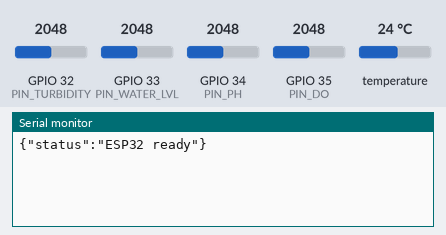
A sketch run on a simulated ESP32. On the bench: the last lines printed to the serial monitor. Inputs (shaded band) come from the test bench; at power-on: temperature 24 °C, GPIO 32 (PIN_TURBIDITY) = 2048, GPIO 33 (PIN_WATER_LVL) = 2048, GPIO 34 (PIN_PH) = 2048, GPIO 35 (PIN_DO) = 2048 (analog values on the 0–4095 scale).

Above: at 1.2 s.
1.3 s: temperature set to 12 °C
At 11.1 s:
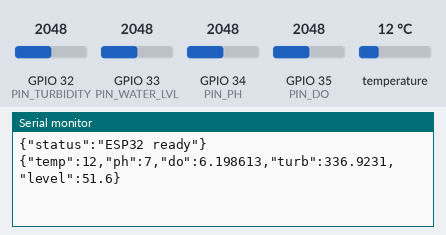
12.2 s: GPIO 32 (PIN_TURBIDITY) set to 2866
16.6 s: GPIO 33 (PIN_WATER_LVL) set to 2866
At 20.9 s:
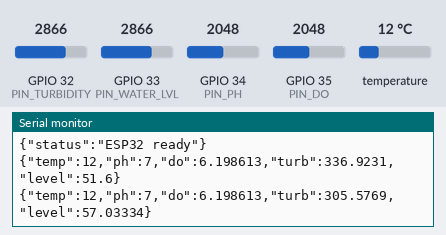
21.0 s: GPIO 34 (PIN_PH) set to 2866
25.4 s: GPIO 35 (PIN_DO) set to 2866
29.8 s: temperature set to 19 °C
At 31.2 s:
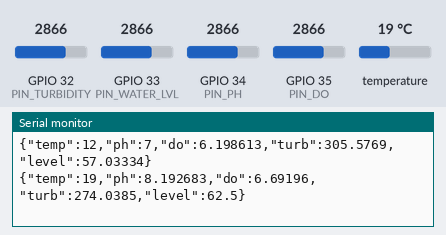

Measured:
- after the input at 1.3 s, the serial monitor: prints a new line after 9.5 s (image 1)
- after the input at 16.6 s, the serial monitor: prints a new line after 4.2 s (image 2)
- after the input at 29.8 s, the serial monitor: prints a new line after 0.96 s (image 3)

The sketch:

aquarium_esp32.ino
```cpp
/*
 * aquarium_esp32.ino
 * ESP32-S3 펌웨어 — 수질 센서 수집 + 교정 + UART 전송
 *
 * 센서 핀:
 *   DS18B20 (수온)   → GPIO 4  (OneWire)
 *   pH 센서          → GPIO 34 (ADC)
 *   DO 센서          → GPIO 35 (ADC)
 *   탁도 센서         → GPIO 32 (ADC)
 *   수위 센서         → GPIO 33 (ADC)
 *
 * 교정 방법:
 *   1. CALIBRATION_MODE true 로 변경 후 업로드
 *   2. 시리얼 모니터에서 raw ADC 값 확인
 *   3. 아래 교정 구조체에 측정값 입력
 *   4. CALIBRATION_MODE false 로 변경 후 재업로드
 */

#include <Arduino.h>
#include <OneWire.h>
#include <DallasTemperature.h>
#include <ArduinoJson.h>

// ── 교정 모드 (true = raw ADC 값 출력) ────────
#define CALIBRATION_MODE false

// ── 핀 정의 ───────────────────────────────────
#define ONE_WIRE_BUS  4
#define PIN_PH        34
#define PIN_DO        35
#define PIN_TURBIDITY 32
#define PIN_WATER_LVL 33

#define SEND_INTERVAL_MS 10000

OneWire           oneWire(ONE_WIRE_BUS);
DallasTemperature tempSensor(&oneWire);


// ── pH 교정 (pH 4.0 / pH 7.0 표준 완충액 사용) ─
struct { int raw_7=2048; int raw_4=1638; } phCalib;

float calcPH(int raw) {
    float slope = (4.0f - 7.0f) / (float)(phCalib.raw_4 - phCalib.raw_7);
    return constrain(7.0f + slope * (raw - phCalib.raw_7), 0.0f, 14.0f);
}


// ── DO 교정 (공기 포화 상태 기준) ──────────────
struct { int raw_sat=3000; } doCalib;

float getSatDO(float t) {
    if (t <= 20) return 9.08f;
    if (t <= 22) return 8.73f;
    if (t <= 24) return 8.40f;
    if (t <= 26) return 8.09f;
    return 7.83f;
}

float calcDO(int raw, float temp) {
    return constrain(((float)raw / doCalib.raw_sat) * getSatDO(temp), 0.0f, 20.0f);
}


// ── 탁도 교정 (증류수=0NTU, 500NTU 표준액 사용) ─
struct { int raw_clear=3800; int raw_500=1200; } turbCalib;

float calcTurbidity(int raw) {
    float ratio = (float)(turbCalib.raw_clear - raw) /
                  (float)(turbCalib.raw_clear - turbCalib.raw_500);
    return constrain(ratio * 500.0f, 0.0f, 500.0f);
}


// ── 수위 교정 (빈 어항=0%, 만수=100%) ──────────
struct { int raw_empty=500; int raw_full=3500; } levelCalib;

float calcWaterLevel(int raw) {
    return constrain(
        (float)(raw - levelCalib.raw_empty) /
        (float)(levelCalib.raw_full - levelCalib.raw_empty) * 100.0f,
        0.0f, 100.0f
    );
}


// ── 이동 평균 필터 (노이즈 제거) ───────────────
class MovingAvg {
    int buf[5]={0}; int idx=0; int sum=0; int cnt=0;
public:
    int update(int v) {
        sum -= buf[idx]; buf[idx]=v; sum+=v;
        idx=(idx+1)%5; if(cnt<5)cnt++;
        return sum/cnt;
    }
};

MovingAvg phF, doF, turbF, levelF;


// ── 센서 읽기 ─────────────────────────────────
float readTemperature() {
    tempSensor.requestTemperatures();
    float t = tempSensor.getTempCByIndex(0);
    return (t == DEVICE_DISCONNECTED_C) ? 22.0f : t;
}


// ── UART 전송 ─────────────────────────────────
void sendSensorData() {
    float temp  = readTemperature();
    float ph    = calcPH(phF.update(analogRead(PIN_PH)));
    float doVal = calcDO(doF.update(analogRead(PIN_DO)), temp);
    float turb  = calcTurbidity(turbF.update(analogRead(PIN_TURBIDITY)));
    float level = calcWaterLevel(levelF.update(analogRead(PIN_WATER_LVL)));

    StaticJsonDocument<256> doc;
    doc["temp"]  = temp;
    doc["ph"]    = ph;
    doc["do"]    = doVal;
    doc["turb"]  = turb;
    doc["level"] = level;
    serializeJson(doc, Serial);
    Serial.println();
}


// ── 교정 모드: raw ADC 값 출력 ─────────────────
void printCalibData() {
    tempSensor.requestTemperatures();
    float t = tempSensor.getTempCByIndex(0);
    Serial.println("=== 교정 모드 (raw ADC 값) ===");
    Serial.print("수온   : "); Serial.print(t);  Serial.println(" °C");
    Serial.print("pH ADC : "); Serial.println(analogRead(PIN_PH));
    Serial.print("DO ADC : "); Serial.println(analogRead(PIN_DO));
    Serial.print("탁도 ADC: "); Serial.println(analogRead(PIN_TURBIDITY));
    Serial.print("수위 ADC: "); Serial.println(analogRead(PIN_WATER_LVL));
    Serial.println("==============================");
}


unsigned long lastSend = 0;

void setup() {
    Serial.begin(115200);
    tempSensor.begin();
    analogReadResolution(12);
    for (int i = 0; i < 5; i++) {
        phF.update(analogRead(PIN_PH));
        doF.update(analogRead(PIN_DO));
        turbF.update(analogRead(PIN_TURBIDITY));
        levelF.update(analogRead(PIN_WATER_LVL));
        delay(10);
    }
    Serial.println("{\"status\":\"ESP32 ready\"}");
}

void loop() {
    unsigned long now = millis();
#if CALIBRATION_MODE
    if (now - lastSend >= 2000) { printCalibData(); lastSend = now; }
#else
    if (now - lastSend >= SEND_INTERVAL_MS) { sendSensorData(); lastSend = now; }
#endif
}
```
